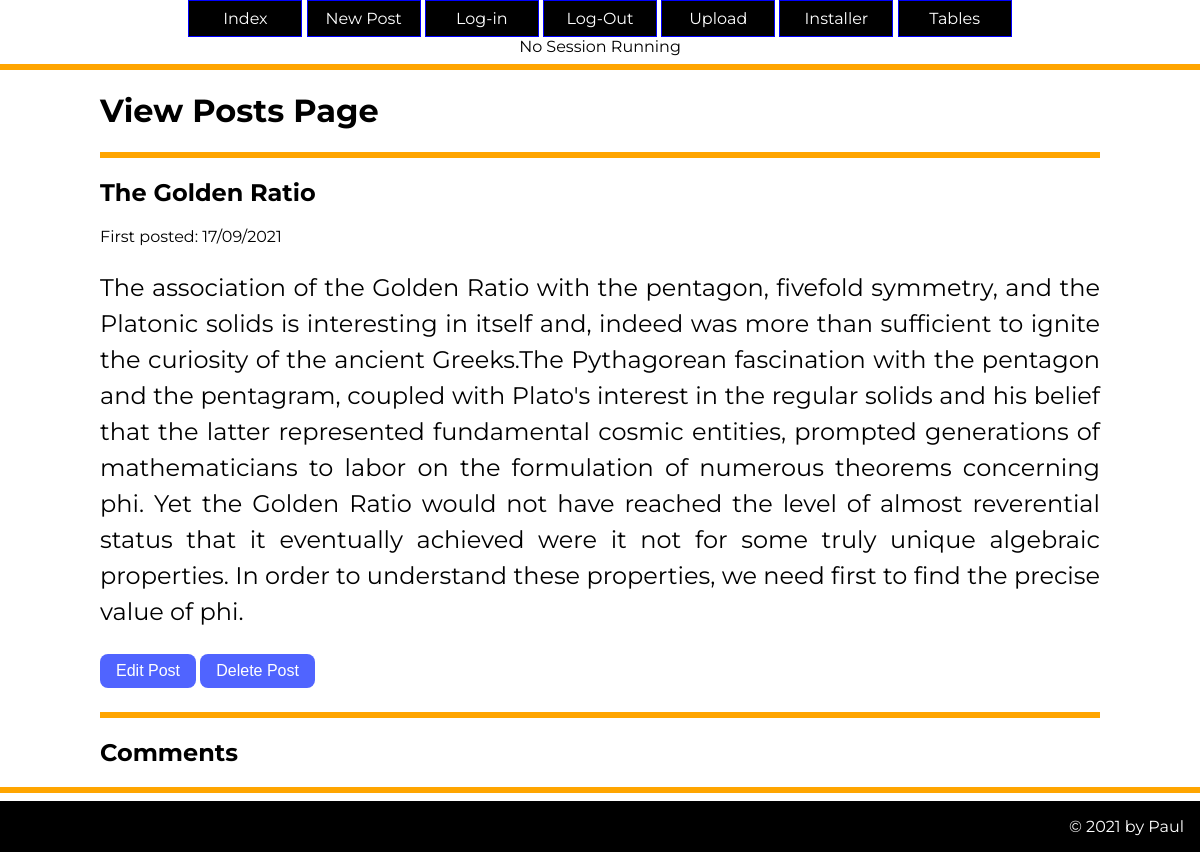
Page /viewpost/2 on the earlier database version.
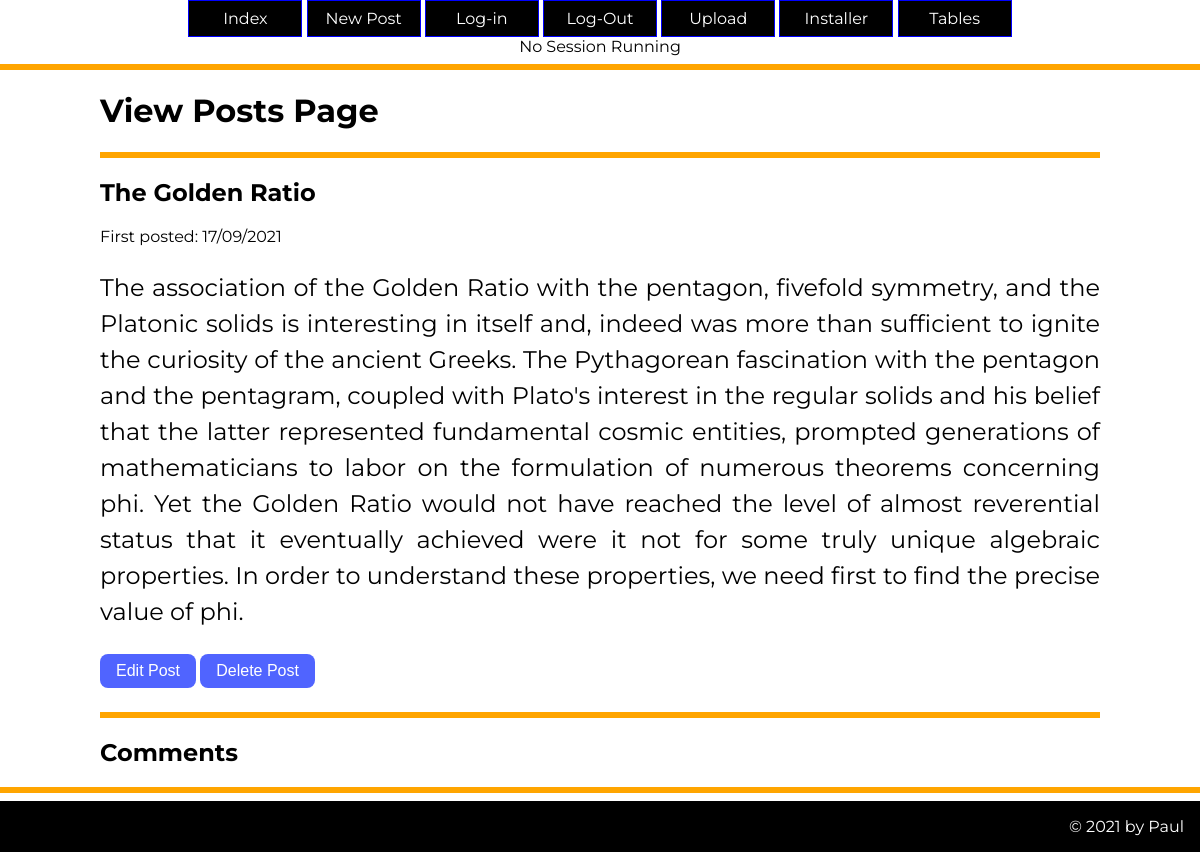
Same page on the later database version.
### tables this page shows
CREATE TABLE post(
    id integer primary key autoincrement not null,
    title text not null,
    body text not null,
    user_id integer not null,
    created_at date not null,
    updated_at date,
    foreign key (user_id) references user(id)
);

### server.py (the view)
@app.route('/viewpost/<post_id>')
def viewpost(post_id):
    sql="select title, body, created_at, id from post where id= ?"
    values_tuple= tuple(post_id)
    result= run_search_query_tuples(sql,values_tuple,db_path)
    post_tuple = result[0]
    session['post_data']=post_tuple
    sql="select name, text, website, created_at from comment where post_id= ?"
    values_tuple= tuple(post_id)
    result = run_search_query_tuples(sql, values_tuple, db_path)
    print(result)
    return render_template('viewposts.html',post_id=post_id, post=post_tuple, comments=result)

### db_functions.py (called while the page is built)
def reformatSQLiteDate(sqlite_datestring):
    x = datetime.strptime(sqlite_datestring, '%Y-%m-%d %H:%M:%S')
    return x.strftime("%d/%m/%Y")

def run_search_query_tuples(sql_query,values_tuple, file_path):
    result = None
    try:
        db = sqlite3.connect(file_path)
        cursor = db.cursor()
        cursor.execute(sql_query,values_tuple)
        result = cursor.fetchall()
        cursor.close()
    except sqlite3.Error as error:
        print("Error running search query tuples: {}".format(error))
    finally:
        if db:
            db.close()
        if result:
            return result

### server.py (called while the page is built)
def new_lines_paragraph(s):
    new_str = "<p>" + s.replace("\n", "</p><p>") + "</p>"
    return Markup(new_str)

### templates/viewposts.html (shortened to what this page needs)
{% extends "layout.html" %}
{% block head %}
{{ super() }}
{% endblock %}
{% block content%}
<h1> View Posts Page </h1>
<hr/>
<div><h2> {{post[0]}} </h2></div>
<div>First posted: {{ reformatSQLiteDate(post[2]) }}</div>
<div>{{ new_lines_paragraph(post[1]) }}</div>
<div><a href="{{ url_for('editpost', post_id=post_id) }}"><button class="btn">Edit Post</button></a>
<a href="{{ url_for('editpost', post_id=post_id) }}"><button class="btn">Delete Post</button></a></div>
<hr/>
<h2>Comments</h2>
{% endblock %}

### templates/layout.html (shortened to what this page needs)
<!doctype html>
<html>
<head>
{% block head %}
<link rel="stylesheet" href="{{  url_for('static', filename='styles.css')  }}">
{% endblock %}
    </head>
    <body>
        <nav>
            <ul>
            <li><a href="{{ url_for('index') }}"> Index </a></li>
            <li><a href="{{ url_for('newpost') }}"> New Post </a></li>
            <li><a href="{{ url_for('login') }}"> Log-in </a></li>
            <li><a href="{{ url_for('logout') }}"> Log-Out </a></li>
            <li><a href="{{ url_for('upload') }}"> Upload </a></li>
            <li><a href="{{ url_for('installer') }}"> Installer </a></li>
            <li>
            <div class="drop-cover">
            <a href=""  class="drop-down-button">Tables </a>
          </div>
            </li>
</ul>
        </nav>
        <div style="text-align:center;">
            {% if session['username']%}
            Session variable username: {{ session['username']}}
             Session variable id: {{ session['id']}}
            {% else %}
            No Session Running
            {% endif %}
        </div>
        <hr/>
        <div class="container">
            {% block content %}
            {% endblock %}
        </div>
        <hr/>
        <footer>
            {% block footer %}
            &copy; 2021 by Paul
            {% endblock %}
        </footer>
    </body>
</html>

### static/styles.css (style rules this page uses)
body { background-color: #fff; font-family: 'Montserrat', sans-serif; font-size:100%; margin:0; }
p { font-size: 1.5em; line-height: 1.5; text-align: justify; }
.container { max-width:1000px; margin:auto; border: 0px solid pink; }
hr { border: 3px solid orange; }
footer { background-color: #000; color: #fff; padding: 1em; text-align:right; }
.btn { background-color: rgb(80,100,255); font-size: 1em; color: white; text-decoration: none; font-weight: normal; display: inline-block; padding: .5em 1em; margin-bottom: 1em; border-radius:0.5em; border: 0; cursor: pointer; box-sizing:border-box; text-align:center; }
nav { background-color: rgba(255, 255, 255, 1); transition: background-color 2s; text-align: center; width:100%; }
ul { list-style: none; padding:0; margin:0; }
nav >ul li { display: inline-block; position: relative; }
nav >ul li a { display:inline-block; padding: 0.5em; border: 1px solid blue; text-decoration: none; background-color: rgb(0,0,0); color: rgb(255,255,255); width:6em; }

Differences in the rows shown:
changed post "The Golden Ratio": body "…curiosity of the ancient Greeks.The Pythagorean fascination with the…" → "…curiosity of the ancient Greeks. The Pythagorean fascination with the…"
